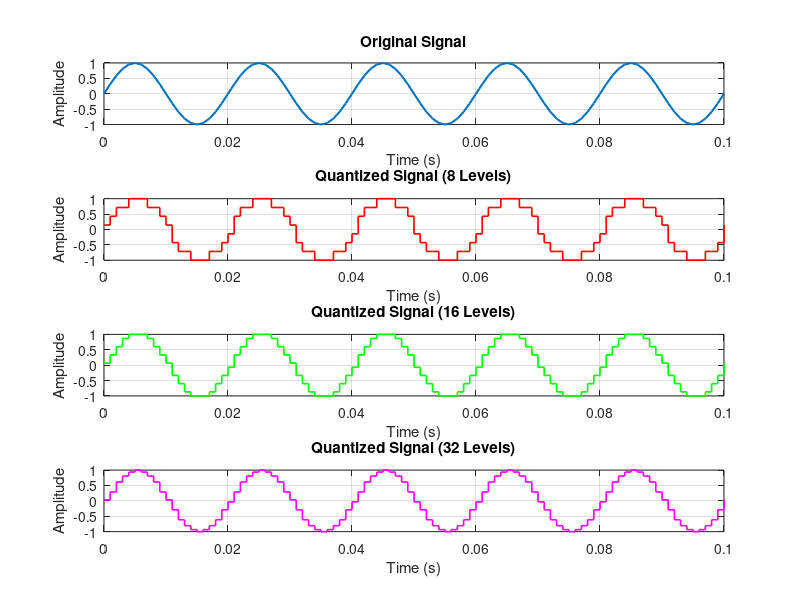
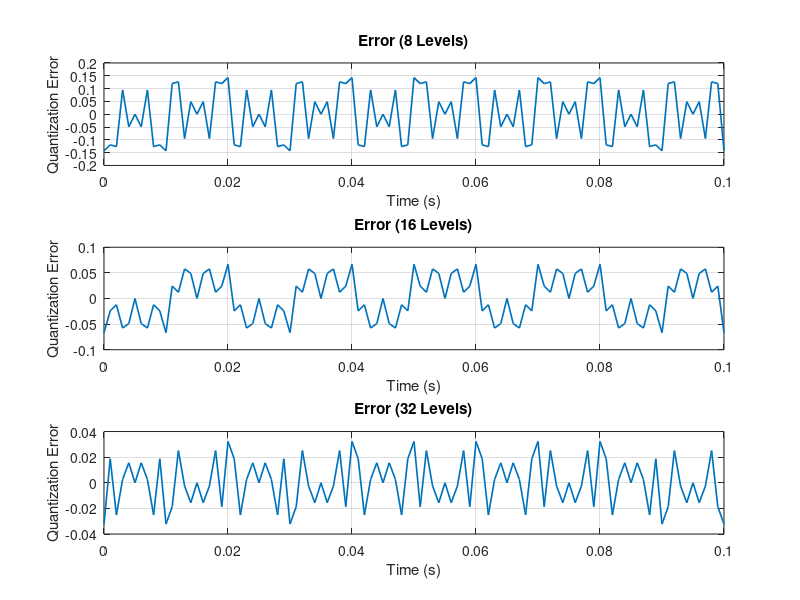

Write MATLAB code to recreate these figures, in order.
clc;
clear;
close all;

%% Signal
fs = 1000;
f = 50;
t = 0:1/fs:0.1;
x = sin(2*pi*f*t);

%% Quantization Levels
L = [8 16 32];
colors = {'r','g','m'};

figure;

for i = 1:length(L)

    % Quantization
    xq{i} = round((x + 1) .* (L(i) - 1) ./ 2) .* ...
        (2 ./ (L(i) - 1)) - 1;

    % Error & MSE
    e{i} = x - xq{i};
    mse(i) = mean(e{i}.^2);

    % Plot Quantized Signals
    subplot(4,1,i+1);
    stairs(t, xq{i}, colors{i}, 'LineWidth', 1.2);
    title(['Quantized Signal (' num2str(L(i)) ' Levels)']);
    xlabel('Time (s)');
    ylabel('Amplitude');
    grid on;

end

%% Original Signal
subplot(4,1,1);
plot(t, x, 'LineWidth', 1.5);
title('Original Signal');
xlabel('Time (s)');
ylabel('Amplitude');
grid on;

%% Display MSE
fprintf('MSE for 8 Levels  = %f\n', mse(1));
fprintf('MSE for 16 Levels = %f\n', mse(2));
fprintf('MSE for 32 Levels = %f\n', mse(3));

%% Error Plots
figure;

for i = 1:3

    subplot(3,1,i);
    plot(t, e{i}, 'LineWidth', 1.2);
    title(['Error (' num2str(L(i)) ' Levels)']);
    xlabel('Time (s)');
    ylabel('Quantization Error');
    grid on;

end
